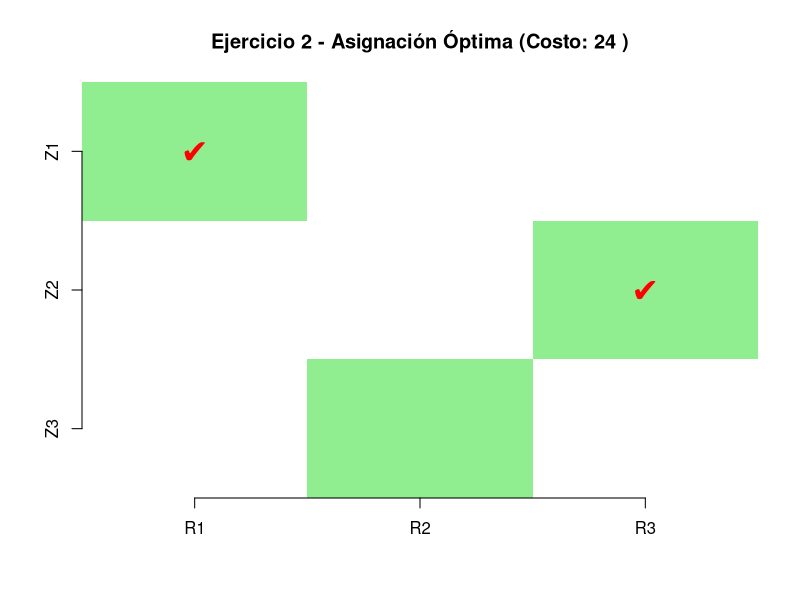

Reproduce this figure in R.
# Matriz de costos
cost <- matrix(c(8, 6, 10,
                 9, 12, 7,
                 14, 9, 11),
               nrow = 3, byrow = TRUE)

library(lpSolve)
resultado <- lp.assign(cost)

cat("Matriz solución:\n")
print(resultado$solution)
cat("Costo mínimo total:", resultado$objval, "\n")

# Vectores
repartidores <- c("R1", "R2", "R3")
zonas <- c("Z1", "Z2", "Z3")
mat <- resultado$solution

# Gráfico base
image(t(mat[nrow(mat):1, ]), axes = FALSE, col = c("white", "lightgreen"))
axis(1, at = seq(0, 1, length.out = 3), labels = repartidores)
axis(2, at = seq(0, 1, length.out = 3), labels = rev(zonas))
for (i in 1:3) {
  for (j in 1:3) {
    if (mat[i, j] == 1) {
      text((j - 1)/2, (3 - i)/2, labels = "✔", col = "red", cex = 2)
    }
  }
}
title(main = paste("Ejercicio 2 - Asignación Óptima (Costo:", resultado$objval, ")"))
